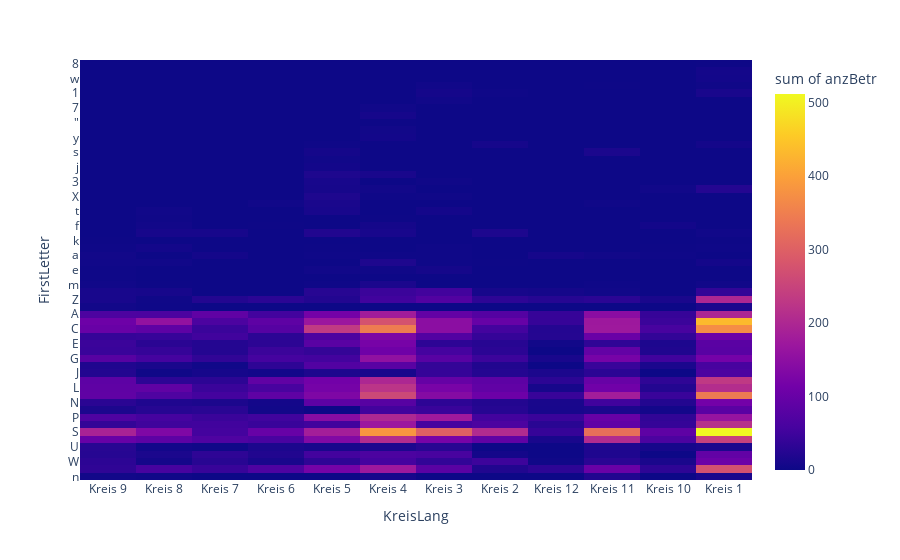

Notebook code cell kept with this figure:
### Code cell
#df = px.data.tips()
df = sum_jahr_kreis.reset_index().query('KreisLang != ""')

fig1 = px.density_heatmap(df, x="KreisLang", y="FirstLetter", z="anzBetr", histfunc="sum")# , facet_row="KreisLang")#, facet_col="ListeKurzbez") #
fig1.show()

### Figure 1 — Plotly figure (JSON) as saved in the notebook; plotly's stock layout.template omitted (floating-point values rounded to 4 significant figures; data arrays with more than 128 entries replaced by an {"elided": "..."} marker saying what was removed)
{"data": [{"coloraxis": "coloraxis", "histfunc": "sum", "hovertemplate": "KreisLang=%{x}<br>FirstLetter=%{y}<br>sum of anzBetr=%{z}<extra></extra>", "name": "", "type": "histogram2d", "x": {"elided": "3136 str values"}, "xaxis": "x", "xbingroup": "x", "y": {"elided": "3136 str values"}, "yaxis": "y", "ybingroup": "y", "z": {"elided": "3136 int values"}}], "layout": {"autosize": true, "coloraxis": {"colorbar": {"title": {"text": "sum of anzBetr"}}, "colorscale": [[0, "#0d0887"], [0.1111, "#46039f"], [0.2222, "#7201a8"], [0.3333, "#9c179e"], [0.4444, "#bd3786"], [0.5556, "#d8576b"], [0.6667, "#ed7953"], [0.7778, "#fb9f3a"], [0.8889, "#fdca26"], [1, "#f0f921"]]}, "legend": {"tracegroupgap": 0}, "margin": {"t": 60}, "xaxis": {"anchor": "y", "autorange": true, "domain": [0, 1], "range": [-0.5, 11.5], "title": {"text": "KreisLang"}, "type": "category"}, "yaxis": {"anchor": "x", "autorange": true, "domain": [0, 1], "range": [-0.5, 56.5], "title": {"text": "FirstLetter"}, "type": "category"}}}
